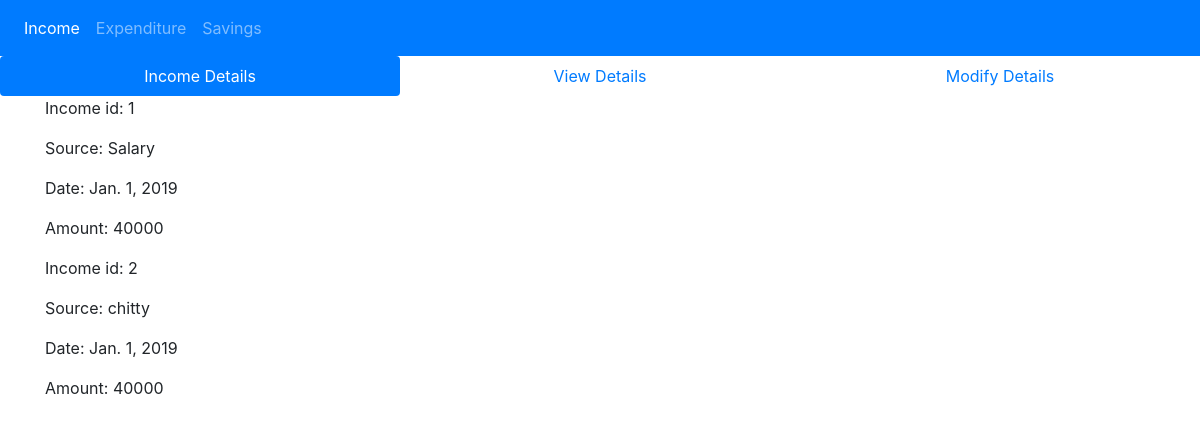
The app's page /family/income/incomed/incomedview/ with its own data.
### Djan/models.py (models this page shows)
class Income(models.Model):
    incomeid=models.IntegerField()
    source=models.CharField(max_length=30)
    date=models.DateTimeField(auto_now_add=True)
    date = models.DateField()
    amount=models.IntegerField(default='300')

### Djan/views.py (the view)
# urls.py: path('family/income/incomed/incomedview/',views.incomedv,name='incomedv'),
def incomedv(request):
     obj = Income.objects.all()
     return render(request,'incomedview.html',{'Incomedetail':obj})

### Djan/templates/incomedview.html (shortened to what this page needs)
{% extends 'base.html' %}
{% block myContent %}
<!DOCTYPE html>
<html lang="en">
<head>
</head>
<body>
        <nav class="nav nav-pills nav-justified">
                <a class="nav-item nav-link active" href="incomed/">Income Details</a>
                <a class="nav-item nav-link" href="">View Details</a>
                <a class="nav-item nav-link" href="modincome/">Modify Details</a>
              </nav>
              <div class="container">
               {% for incom in  Incomedetail %}
                  <p>Income id: {{ incom.incomeid }}</p>
                  <p>Source: {{ incom.source }}</p>
                  <p>Date: {{ incom.date }}</p>
                  <p>Amount: {{ incom.amount }}</p>
               {% endfor %}
                </div>
</body>
</html>
{% endblock %}

### records on screen
Income: incomeid "1", source "Salary", date "Jan. 1, 2019", amount "40000"
Income: incomeid "2", source "chitty", date "Jan. 1, 2019", amount "40000"
